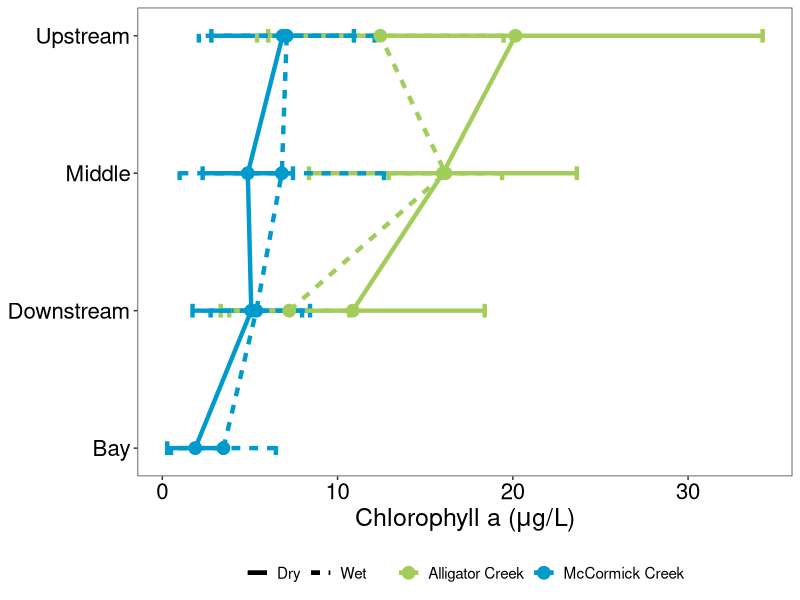
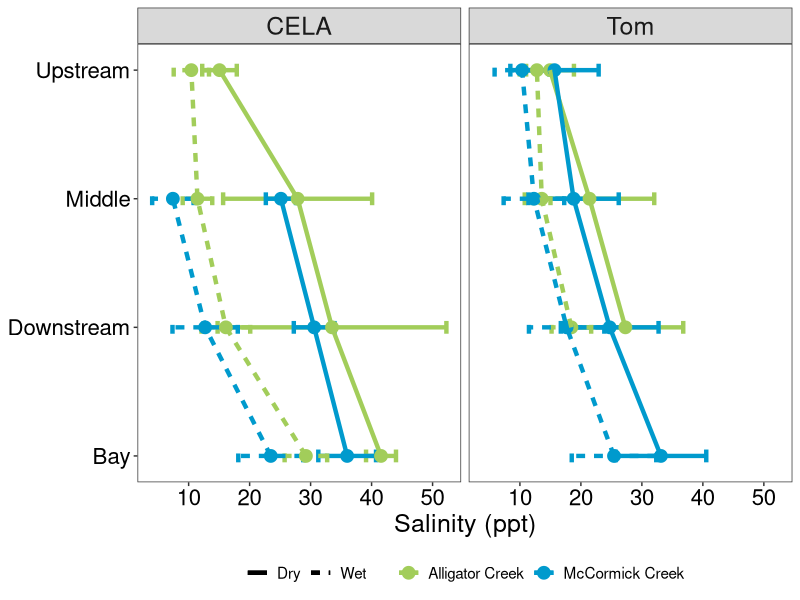
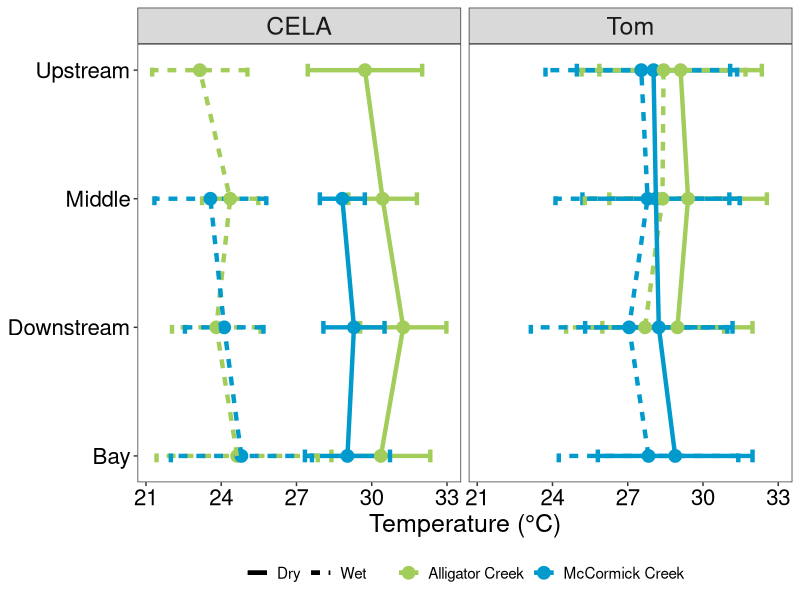
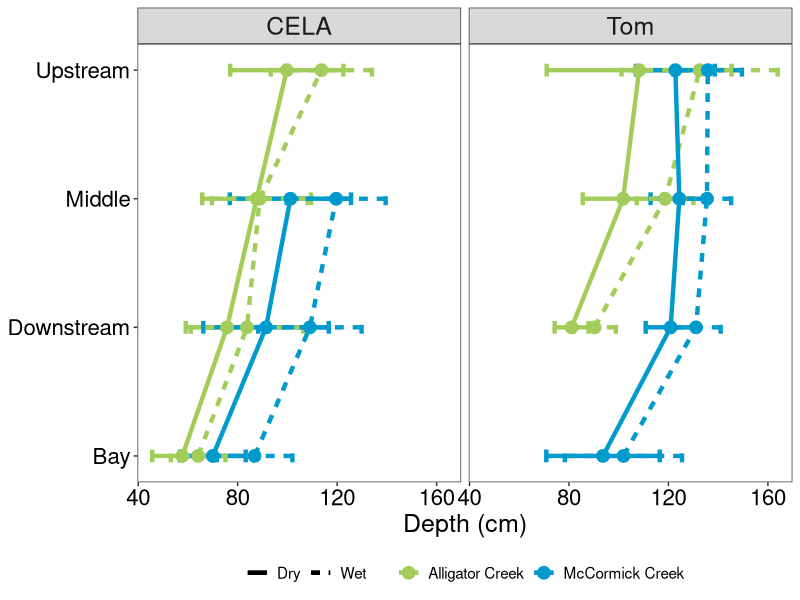
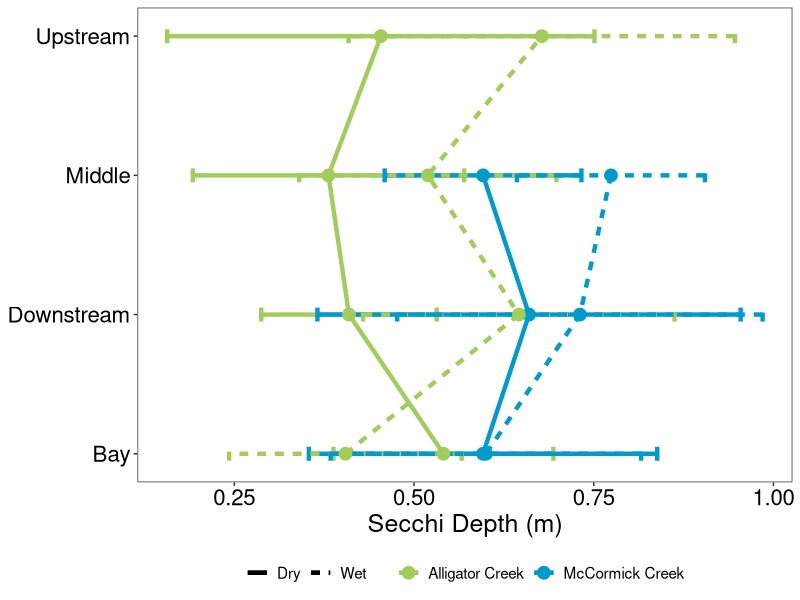
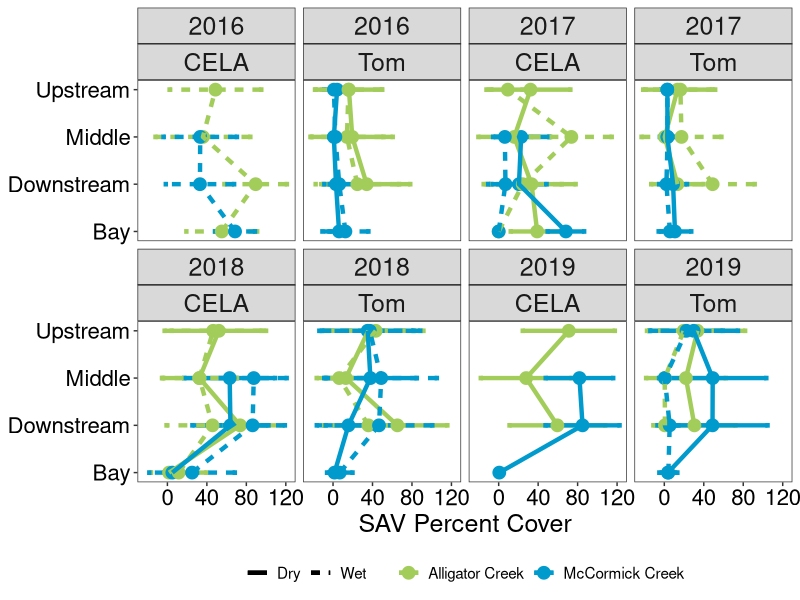
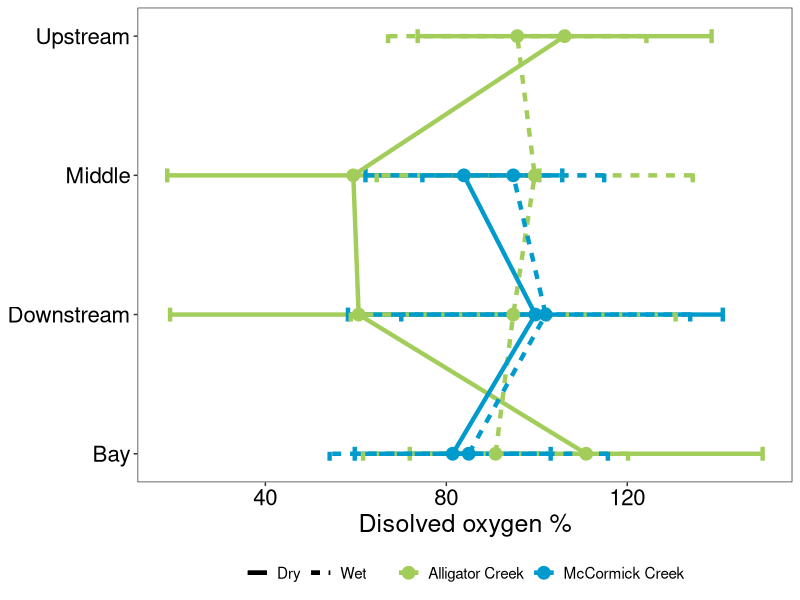
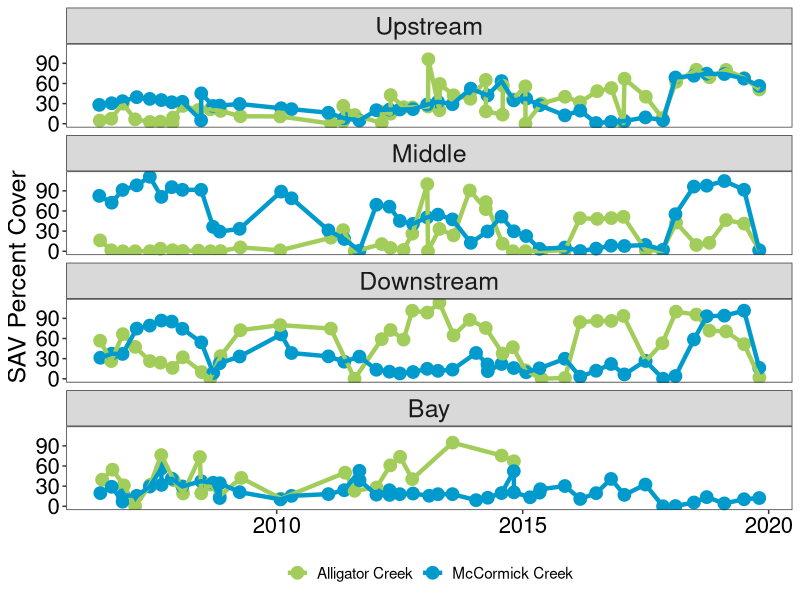

Source code (R) for these figures, in order: (Note: this script raises an error after producing the figures.)
#' """ CELA environmental data figures and tables
#'     @author: Ryan James and Josh Linenfelser
#'     date: 4/8/2021"""

library(tidyverse)
library(ggpubr)

# Chla by zone 2016-2109 ----
df = read_csv('data/tomDataAll.csv') %>% 
  filter(between(Year, 2016, 2019)) %>% 
  drop_na(chla) %>% 
  group_by(Position, Season, pos, System) %>%
  summarize(mean = mean(chla),
            sd = sd(chla))

# # plot
# ggplot(df, aes(pos, mean, color = System, linetype = Season)) + 
#   geom_pointrange(aes( ymin=mean-sd,ymax=mean+sd),
#                   width=.2, size=0.75)+
#   geom_line(size = 1.5)+
#   theme_bw()+
#   scale_color_manual(values = c('ACS' = 'darkolivegreen3',
#                                'MCS' = 'deepskyblue3'),
#                     labels = c('ACS' = 'Alligator Creek',
#                                'MCS' = 'McCormick Creek')) +
#   labs(x = NULL, y = expression(paste("Chlorophyll a (",mu,"g/L)")))+
#   scale_x_continuous(breaks = 1:4, 
#                      labels = c('Bay', 'Downstream', 'Middle', 'Upstream'))+
#   coord_flip()+
#   theme(legend.position = 'bottom',
#         panel.grid.major = element_blank(),
#         panel.grid.minor = element_blank(),
#         axis.title = element_text(size = 18), 
#         axis.text = element_text(size = 16, colour = "gray0"), 
#         plot.title = element_text(size = 18, hjust=0.5),
#         legend.title = element_blank(),
#         strip.text.x = element_text(size = 18),
#         legend.text = element_text(size = 16))
# ggsave("figs/Ov_sys.tiff", units="in", width=6, height=4.5, dpi=600,compression = 'lzw')

ggplot(df, aes(pos, mean, color = System, linetype = Season)) + 
  geom_errorbar(aes( ymin=mean-sd,ymax=mean+sd),
                  width=.1, size = 1.5)+
  geom_point(size = 4)+
  geom_line(size = 1.5)+
  theme_bw()+
  scale_color_manual(values = c('ACS' = 'darkolivegreen3',
                                'MCS' = 'deepskyblue3'),
                     labels = c('ACS' = 'Alligator Creek',
                                'MCS' = 'McCormick Creek')) +
  labs(x = NULL, y = expression(paste("Chlorophyll a (",mu,"g/L)")))+
  scale_x_continuous(breaks = 1:4, 
                     labels = c('Bay', 'Downstream', 'Middle', 'Upstream'))+
  coord_flip()+
  theme(legend.position = 'bottom',
        panel.grid.major = element_blank(),
        panel.grid.minor = element_blank(),
        axis.title = element_text(size = 18), 
        axis.text = element_text(size = 16, colour = "gray0"), 
        plot.title = element_text(size = 18, hjust=0.5),
        legend.title = element_blank(),
        strip.text.x = element_text(size = 18),
        legend.text = element_text(size = 11))
ggsave("figs/chla_zone16-19.tiff", units="in", width=6, height=8, dpi=600,compression = 'lzw')

# salinity by zone 2016-2109 ----
df = read_csv('data/tomDataAll.csv') %>% 
  filter(between(Year, 2016, 2019)) %>% 
  drop_na(Sal.) %>% 
  group_by(Position, Season, pos, System) %>%
  summarize(mean = mean(Sal.),
            sd = sd(Sal.)) %>% drop_na() %>%
  mutate(source = 'Tom')


b = read_csv('data/TomSites.csv')
m = unique(b[ c('Lake', 'Position','pos', 'System')])

dc = read_csv('data/CELA_envTow.csv') %>% 
  select(-System)%>% left_join(m, by = c('Lake'))%>%
  filter(between(Year, 2016, 2019)) %>% 
  drop_na(Salinity) %>% 
  group_by(Position, Season, pos, System) %>%
  summarize(mean = mean(Salinity),
            sd = sd(Salinity)) %>% drop_na()%>% 
  mutate(source = 'CELA')

df = bind_rows(df,dc)
  

ggplot(df, aes(pos, mean, color = System, linetype = Season)) + 
  geom_errorbar(aes( ymin=mean-sd,ymax=mean+sd),
                width=.1, size = 1.5)+
  geom_point(size = 4)+
  geom_line(size = 1.5)+
  theme_bw()+
  scale_color_manual(values = c('ACS' = 'darkolivegreen3',
                                'MCS' = 'deepskyblue3'),
                     labels = c('ACS' = 'Alligator Creek',
                                'MCS' = 'McCormick Creek')) +
  labs(x = NULL, y = 'Salinity (ppt)')+
  scale_x_continuous(breaks = 1:4, 
                     labels = c('Bay', 'Downstream', 'Middle', 'Upstream'))+
  coord_flip()+
  facet_wrap(~source)+
  theme(legend.position = 'bottom',
        panel.grid.major = element_blank(),
        panel.grid.minor = element_blank(),
        axis.title = element_text(size = 18), 
        axis.text = element_text(size = 16, colour = "gray0"), 
        plot.title = element_text(size = 18, hjust=0.5),
        legend.title = element_blank(),
        strip.text.x = element_text(size = 18),
        legend.text = element_text(size = 11))


ggsave("figs/sal_zone16-19.tiff", units="in", width=6, height=8, dpi=600,compression = 'lzw')

# temp by zone 2016-2109 ----
df = read_csv('data/tomDataAll.csv') %>% 
  filter(between(Year, 2016, 2019)) %>% 
  drop_na(Temp.) %>% 
  group_by(Position, Season, pos, System) %>%
  summarize(mean = mean(Temp.),
            sd = sd(Temp.)) %>% drop_na() %>%
  mutate(source = 'Tom')


b = read_csv('data/TomSites.csv')
m = unique(b[ c('Lake', 'Position','pos', 'System')])

dc = read_csv('data/CELA_envTow.csv') %>% 
  select(-System)%>% left_join(m, by = c('Lake'))%>%
  filter(between(Year, 2016, 2019)) %>% 
  drop_na(Temperature) %>% 
  group_by(Position, Season, pos, System) %>%
  summarize(mean = mean(Temperature),
            sd = sd(Temperature)) %>% drop_na()%>% 
  mutate(source = 'CELA')

df = bind_rows(df,dc)


ggplot(df, aes(pos, mean, color = System, linetype = Season)) + 
  geom_errorbar(aes( ymin=mean-sd,ymax=mean+sd),
                width=.1, size = 1.5)+
  geom_point(size = 4)+
  geom_line(size = 1.5)+
  theme_bw()+
  scale_color_manual(values = c('ACS' = 'darkolivegreen3',
                                'MCS' = 'deepskyblue3'),
                     labels = c('ACS' = 'Alligator Creek',
                                'MCS' = 'McCormick Creek')) +
  labs(x = NULL, y = "Temperature (°C)")+
  scale_x_continuous(breaks = 1:4, 
                     labels = c('Bay', 'Downstream', 'Middle', 'Upstream'))+
  coord_flip()+
  facet_wrap(~source)+
  theme(legend.position = 'bottom',
        panel.grid.major = element_blank(),
        panel.grid.minor = element_blank(),
        axis.title = element_text(size = 18), 
        axis.text = element_text(size = 16, colour = "gray0"), 
        plot.title = element_text(size = 18, hjust=0.5),
        legend.title = element_blank(),
        strip.text.x = element_text(size = 18),
        legend.text = element_text(size = 11))


ggsave("figs/temp_zone16-19.tiff", units="in", width=6, height=8, dpi=600,compression = 'lzw')

# Depth by zone 2016-2109 ----
df = read_csv('data/tomDataAll.csv') %>% 
  filter(between(Year, 2016, 2019)) %>% 
  drop_na(`Depth (cm)`) %>% 
  group_by(Position, Season, pos, System) %>%
  summarize(mean = mean(`Depth (cm)`),
            sd = sd(`Depth (cm)`)) %>% drop_na() %>%
  mutate(source = 'Tom')


b = read_csv('data/TomSites.csv')
m = unique(b[ c('Lake', 'Position','pos', 'System')])

dc = read_csv('data/CELA_envTow.csv') %>% 
  select(-System)%>% left_join(m, by = c('Lake'))%>%
  filter(between(Year, 2016, 2019)) %>% 
  drop_na(Depth) %>% 
  group_by(Position, Season, pos, System) %>%
  mutate(Depth = Depth * 100) %>%
  summarize(mean = mean(Depth),
            sd = sd(Depth)) %>% drop_na()%>% 
  mutate(source = 'CELA') 

df = bind_rows(df,dc)


ggplot(df, aes(pos, mean, color = System, linetype = Season)) + 
  geom_errorbar(aes( ymin=mean-sd,ymax=mean+sd),
                width=.1, size = 1.5)+
  geom_point(size = 4)+
  geom_line(size = 1.5)+
  theme_bw()+
  scale_color_manual(values = c('ACS' = 'darkolivegreen3',
                                'MCS' = 'deepskyblue3'),
                     labels = c('ACS' = 'Alligator Creek',
                                'MCS' = 'McCormick Creek')) +
  labs(x = NULL, y = "Depth (cm)")+
  scale_x_continuous(breaks = 1:4, 
                     labels = c('Bay', 'Downstream', 'Middle', 'Upstream'))+
  coord_flip()+
  facet_wrap(~source)+
  theme(legend.position = 'bottom',
        panel.grid.major = element_blank(),
        panel.grid.minor = element_blank(),
        axis.title = element_text(size = 18), 
        axis.text = element_text(size = 16, colour = "gray0"), 
        plot.title = element_text(size = 18, hjust=0.5),
        legend.title = element_blank(),
        strip.text.x = element_text(size = 18),
        legend.text = element_text(size = 11))


ggsave("figs/Depth_zone16-19.tiff", units="in", width=6, height=8, dpi=600,compression = 'lzw')



# Secchi by zone 2016-2109 ----
df = read_csv('data/tomDataAll.csv') %>% 
  filter(between(Year, 2016, 2019)) %>% 
  drop_na(`Depth (cm)`) %>% 
  group_by(Position, Season, pos, System) %>%
  summarize(mean = mean(`Depth (cm)`),
            sd = sd(`Depth (cm)`)) %>% drop_na() %>%
  mutate(source = 'Tom')


b = read_csv('data/TomSites.csv')
m = unique(b[ c('Lake', 'Position','pos', 'System')])

dc = read_csv('data/CELA_envTow.csv') %>% 
  select(-System)%>% left_join(m, by = c('Lake'))%>%
  filter(between(Year, 2016, 2019)) %>% 
  drop_na(Secchi.Disk) %>% 
  group_by(Position, Season, pos, System) %>%
  summarize(mean = mean(Secchi.Disk),
            sd = sd(Secchi.Disk)) %>% drop_na()%>% 
  mutate(source = 'CELA') 


ggplot(dc, aes(pos, mean, color = System, linetype = Season)) + 
  geom_errorbar(aes( ymin=mean-sd,ymax=mean+sd),
                width=.1, size = 1.5)+
  geom_point(size = 4)+
  geom_line(size = 1.5)+
  theme_bw()+
  scale_color_manual(values = c('ACS' = 'darkolivegreen3',
                                'MCS' = 'deepskyblue3'),
                     labels = c('ACS' = 'Alligator Creek',
                                'MCS' = 'McCormick Creek')) +
  labs(x = NULL, y = "Secchi Depth (m)")+
  scale_x_continuous(breaks = 1:4, 
                     labels = c('Bay', 'Downstream', 'Middle', 'Upstream'))+
  coord_flip()+
  theme(legend.position = 'bottom',
        panel.grid.major = element_blank(),
        panel.grid.minor = element_blank(),
        axis.title = element_text(size = 18), 
        axis.text = element_text(size = 16, colour = "gray0"), 
        plot.title = element_text(size = 18, hjust=0.5),
        legend.title = element_blank(),
        strip.text.x = element_text(size = 18),
        legend.text = element_text(size = 11))


ggsave("figs/Secchi.Depth_zone16-19.tiff", units="in", width=6, height=8, dpi=600,compression = 'lzw')





# SAV by zone 2016-2109 ----
df = read_csv('data/tomDataAll.csv') %>% 
  filter(between(Year, 2016, 2019)) %>% 
  pivot_longer(cols = Acetabularia:Udotea, names_to = 'sp', values_to = 'cover') %>%
  group_by(Site, Date, Position, Season, pos, System, Year)%>%
  summarize(total = sum(cover, na.rm = T)) %>%
  group_by(Position, Season, pos, System, Year) %>%
  summarize(mean = mean(total),
            sd = sd(total)) %>% drop_na() %>%
  mutate(source = 'Tom')


b = read_csv('data/TomSites.csv')
m = unique(b[ c('Lake', 'Position','pos', 'System')])

dc = read_csv('data/CELA_envTow.csv') %>% 
  select(-System)%>% left_join(m, by = c('Lake'))%>%
  filter(between(Year, 2016, 2019)) %>% 
  drop_na(SAV) %>% 
  group_by(Position, Season, pos, System, Year) %>%
  summarize(mean = mean(SAV),
            sd = sd(SAV)) %>% drop_na()%>% 
  mutate(source = 'CELA')

df = bind_rows(df,dc)


ggplot(df, aes(pos, mean, color = System, linetype = Season)) + 
  geom_errorbar(aes( ymin=mean-sd,ymax=mean+sd),
                width=.1, size = 1.5)+
  geom_point(size = 4)+
  geom_line(size = 1.5)+
  theme_bw()+
  scale_color_manual(values = c('ACS' = 'darkolivegreen3',
                                'MCS' = 'deepskyblue3'),
                     labels = c('ACS' = 'Alligator Creek',
                                'MCS' = 'McCormick Creek')) +
  labs(x = NULL, y = "SAV Percent Cover")+
  scale_x_continuous(breaks = 1:4, 
                     labels = c('Bay', 'Downstream', 'Middle', 'Upstream'))+
  coord_flip()+
  facet_wrap(Year~source, nrow = 2)+
  theme(legend.position = 'bottom',
        panel.grid.major = element_blank(),
        panel.grid.minor = element_blank(),
        axis.title = element_text(size = 18), 
        axis.text = element_text(size = 16, colour = "gray0"), 
        plot.title = element_text(size = 18, hjust=0.5),
        legend.title = element_blank(),
        strip.text.x = element_text(size = 18),
        legend.text = element_text(size = 11))


ggsave("figs/sav_zone16-19.tiff", units="in", width=12, height=8, dpi=600,compression = 'lzw')

# DO by zone 2016-2019 ----
dc = read_csv('data/CELA_envTow.csv') %>% 
  select(-System)%>% left_join(m, by = c('Lake'))%>%
  filter(between(Year, 2016, 2019)) %>% 
  drop_na(DO) %>% 
  group_by(Position, Season, pos, System) %>%
  summarize(mean = mean(DO),
            sd = sd(DO)) %>% drop_na()%>% 
  mutate(source = 'CELA')


ggplot(dc, aes(pos, mean, color = System, linetype = Season)) + 
  geom_errorbar(aes( ymin=mean-sd,ymax=mean+sd),
                width=.1, size = 1.5)+
  geom_point(size = 4)+
  geom_line(size = 1.5)+
  theme_bw()+
  scale_color_manual(values = c('ACS' = 'darkolivegreen3',
                                'MCS' = 'deepskyblue3'),
                     labels = c('ACS' = 'Alligator Creek',
                                'MCS' = 'McCormick Creek')) +
  labs(x = NULL, y = "Disolved oxygen %")+
  scale_x_continuous(breaks = 1:4, 
                     labels = c('Bay', 'Downstream', 'Middle', 'Upstream'))+
  coord_flip()+
  theme(legend.position = 'bottom',
        panel.grid.major = element_blank(),
        panel.grid.minor = element_blank(),
        axis.title = element_text(size = 18), 
        axis.text = element_text(size = 16, colour = "gray0"), 
        plot.title = element_text(size = 18, hjust=0.5),
        legend.title = element_blank(),
        strip.text.x = element_text(size = 18),
        legend.text = element_text(size = 11))

ggsave("figs/do_zone16-19.tiff", units="in", width=6, height=8, dpi=600,compression = 'lzw')

# SAV all years ----
df = read_csv('data/tomDataAll.csv') %>% 
  #filter(between(Year, 2016, 2019)) %>% 
  pivot_longer(cols = Acetabularia:Udotea, names_to = 'sp', values_to = 'cover') %>%
  drop_na(cover)%>%
  group_by(Site, Date, Position, Season, pos, System, Year, Lake)%>%
  summarize(total = sum(cover, na.rm = T)) %>%
  group_by(Position, Season, pos, System, Date) %>%
  summarize(total = mean(total), n = n(), 
            lake = paste(unique(Lake), collapse = ", "))%>%
  drop_na(total,Position)
  # summarize(mean = mean(total),
  #           sd = sd(total)) %>% drop_na() %>%
  # mutate(source = 'Tom')
df$Position = factor(df$Position, levels= c('Upstream', 'Middle', 'Downstream', 'Bay'))


ggplot(df, aes(Date, total, color = System)) + 
  geom_point(size = 4)+
  geom_line(size = 1.5)+
  theme_bw()+
  scale_color_manual(values = c('ACS' = 'darkolivegreen3',
                                'MCS' = 'deepskyblue3'),
                     labels = c('ACS' = 'Alligator Creek',
                                'MCS' = 'McCormick Creek')) +
  labs(x = NULL, y = "SAV Percent Cover")+
  facet_wrap(~Position, ncol = 1)+
  theme(legend.position = 'bottom',
        panel.grid.major = element_blank(),
        panel.grid.minor = element_blank(),
        axis.title = element_text(size = 18), 
        axis.text = element_text(size = 16, colour = "gray0"), 
        plot.title = element_text(size = 18, hjust=0.5),
        legend.title = element_blank(),
        strip.text.x = element_text(size = 18),
        legend.text = element_text(size = 11))


ggsave("figs/sav_zoneAll.tiff", units="in", width=8, height=12, dpi=600,compression = 'lzw')

# Salinity all years ----
df = read_csv('data/tomDataAll.csv') %>% 
  drop_na(Sal., Position) 
df$Position = factor(df$Position, levels= c('Upstream', 'Middle', 'Downstream', 'Bay'))


ggplot(df, aes(Date, Sal., color = System)) + 
  geom_point(size = 4)+
  geom_line(size = 1.5)+
  theme_bw()+
  scale_color_manual(values = c('ACS' = 'darkolivegreen3',
                                'MCS' = 'deepskyblue3'),
                     labels = c('ACS' = 'Alligator Creek',
                                'MCS' = 'McCormick Creek')) +
  labs(x = NULL, y = 'Salinity (ppt)')+
  facet_wrap(~Position, ncol = 1)+
  theme(legend.position = 'bottom',
        panel.grid.major = element_blank(),
        panel.grid.minor = element_blank(),
        axis.title = element_text(size = 18), 
        axis.text = element_text(size = 16, colour = "gray0"), 
        plot.title = element_text(size = 18, hjust=0.5),
        legend.title = element_blank(),
        strip.text.x = element_text(size = 18),
        legend.text = element_text(size = 11))


ggsave("figs/sal_zoneAll.tiff", units="in", width=8, height=12, dpi=600,compression = 'lzw')

# chl a all years ----
df = read_csv('data/tomDataAll.csv') %>% 
  drop_na(chla, Position) %>%
  group_by(Position, Season, pos, System, Date) %>%
  summarize(chla = mean(chla))
            
df$Position = factor(df$Position, levels= c('Upstream', 'Middle', 'Downstream', 'Bay'))


ggplot(df, aes(Date, chla, color = System)) + 
  geom_point(size = 4)+
  geom_line(size = 1.5)+
  theme_bw()+
  scale_color_manual(values = c('ACS' = 'darkolivegreen3',
                                'MCS' = 'deepskyblue3'),
                     labels = c('ACS' = 'Alligator Creek',
                                'MCS' = 'McCormick Creek')) +
  labs(x = NULL, y =  expression(paste("Chlorophyll a (",mu,"g/L)")))+
  facet_wrap(~Position, ncol = 1)+
  theme(legend.position = 'bottom',
        panel.grid.major = element_blank(),
        panel.grid.minor = element_blank(),
        axis.title = element_text(size = 18), 
        axis.text = element_text(size = 16, colour = "gray0"), 
        plot.title = element_text(size = 18, hjust=0.5),
        legend.title = element_blank(),
        strip.text.x = element_text(size = 18),
        legend.text = element_text(size = 11))


ggsave("figs/chla_zoneAll.tiff", units="in", width=8, height=12, dpi=600,compression = 'lzw')

# SAV all years ----
df = read_csv('data/tomDataAll.csv') %>% 
  #filter(between(Year, 2016, 2019)) %>% 
  group_by(Position, Season, pos, System, Date) %>%
  drop_na(Chara) %>%
  summarize(Chara = mean(Chara, na.rm = T),
            Halodule = mean(Halodule, na.rm = T),
            Batophora = mean(Batophora, na.rm = T),
            n = n(), 
            lake = paste(unique(Lake), collapse = ", "))%>%
  drop_na(Position) %>%
  pivot_longer(cols = Chara:Batophora, names_to = 'Species', values_to = 'cover')
# summarize(mean = mean(total),
#           sd = sd(total)) %>% drop_na() %>%
# mutate(source = 'Tom')
df$Position = factor(df$Position, levels= c('Upstream', 'Middle', 'Downstream', 'Bay'))


ggplot(df, aes(Date, cover, color = System)) + 
  geom_point(size = 4)+
  geom_line(size = 1.5)+
  theme_bw()+
  scale_color_manual(values = c('ACS' = 'darkolivegreen3',
                                'MCS' = 'deepskyblue3'),
                     labels = c('ACS' = 'Alligator Creek',
                                'MCS' = 'McCormick Creek')) +
  labs(x = NULL, y = "SAV Percent Cover")+
  facet_wrap(Position~Species, ncol = 3)+
  theme(legend.position = 'bottom',
        panel.grid.major = element_blank(),
        panel.grid.minor = element_blank(),
        axis.title = element_text(size = 18), 
        axis.text = element_text(size = 16, colour = "gray0"), 
        plot.title = element_text(size = 18, hjust=0.5),
        legend.title = element_blank(),
        strip.text.x = element_text(size = 18),
        legend.text = element_text(size = 11))


ggsave("figs/savSP_zoneAll.tiff", units="in", width=11, height=12, dpi=600,compression = 'lzw')

# SAV all years ----
df = read_csv('data/tomDataAll.csv') %>% arrange(Date) %>% dr
  #filter(between(Year, 2016, 2019)) %>% 
  group_by(Position, Season, pos, System, Date) %>%
  drop_na(Chara) %>%
  summarize(Chara = mean(Chara, na.rm = T),
            Halodule = mean(Halodule, na.rm = T),
            Batophora = mean(Batophora, na.rm = T),
            n = n(), 
            lake = paste(unique(Lake), collapse = ", "))%>%
  drop_na(Position) %>%
  pivot_longer(cols = Chara:Batophora, names_to = 'Species', values_to = 'cover')
# summarize(mean = mean(total),
#           sd = sd(total)) %>% drop_na() %>%
# mutate(source = 'Tom')
df$Position = factor(df$Position, levels= c('Upstream', 'Middle', 'Downstream', 'Bay'))

df = df %>% filter(!(Species == 'Halodule'))

ggplot(df, aes(Date, cover, color = System, linetype = Species, shape = Species)) + 
  geom_point(size = 4)+
  geom_line(size = 1.5)+
  theme_bw()+
  scale_color_manual(values = c('ACS' = 'darkolivegreen3',
                                'MCS' = 'deepskyblue3'),
                     labels = c('ACS' = 'Alligator Creek',
                                'MCS' = 'McCormick Creek')) +
  labs(x = NULL, y = "SAV Percent Cover")+
  facet_wrap(~Position, ncol = 1)+
  theme(legend.position = 'bottom',
        panel.grid.major = element_blank(),
        panel.grid.minor = element_blank(),
        axis.title = element_text(size = 18), 
        axis.text = element_text(size = 16, colour = "gray0"), 
        plot.title = element_text(size = 18, hjust=0.5),
        legend.title = element_blank(),
        strip.text.x = element_text(size = 18),
        legend.text = element_text(size = 11))


ggsave("figs/savBatCHar_zoneAll.tiff", units="in", width=8, height=12, dpi=600,compression = 'lzw')

# SAV all years ----
df = read_csv('data/tomDataAll.csv') %>% 
#filter(between(Year, 2016, 2019)) %>% 
group_by(Position, Season, pos, System, Date) %>%
  drop_na(Chara) %>%
  summarize(Chara = mean(Chara, na.rm = T),
            Halodule = mean(Halodule, na.rm = T),
            Batophora = mean(Batophora, na.rm = T),
            n = n(), 
            lake = paste(unique(Lake), collapse = ", "))%>%
  drop_na(Position) %>%
  pivot_longer(cols = Chara:Batophora, names_to = 'Species', values_to = 'cover')
# summarize(mean = mean(total),
#           sd = sd(total)) %>% drop_na() %>%
# mutate(source = 'Tom')
df$Position = factor(df$Position, levels= c('Upstream', 'Middle', 'Downstream', 'Bay'))



ggplot(df, aes(Date, cover, color = System, linetype = Species, shape = Species)) + 
  geom_point(size = 4)+
  geom_line(size = 1.5)+
  theme_bw()+
  scale_color_manual(values = c('ACS' = 'darkolivegreen3',
                                'MCS' = 'deepskyblue3'),
                     labels = c('ACS' = 'Alligator Creek',
                                'MCS' = 'McCormick Creek')) +
  labs(x = NULL, y = "SAV Percent Cover")+
  facet_wrap(~Position, ncol = 1)+
  theme(legend.position = 'bottom',
        panel.grid.major = element_blank(),
        panel.grid.minor = element_blank(),
        axis.title = element_text(size = 18), 
        axis.text = element_text(size = 16, colour = "gray0"), 
        plot.title = element_text(size = 18, hjust=0.5),
        legend.title = element_blank(),
        strip.text.x = element_text(size = 18),
        legend.text = element_text(size = 11))


ggsave("figs/savStack_zoneAll.tiff", units="in", width=8, height=12, dpi=600,compression = 'lzw')
